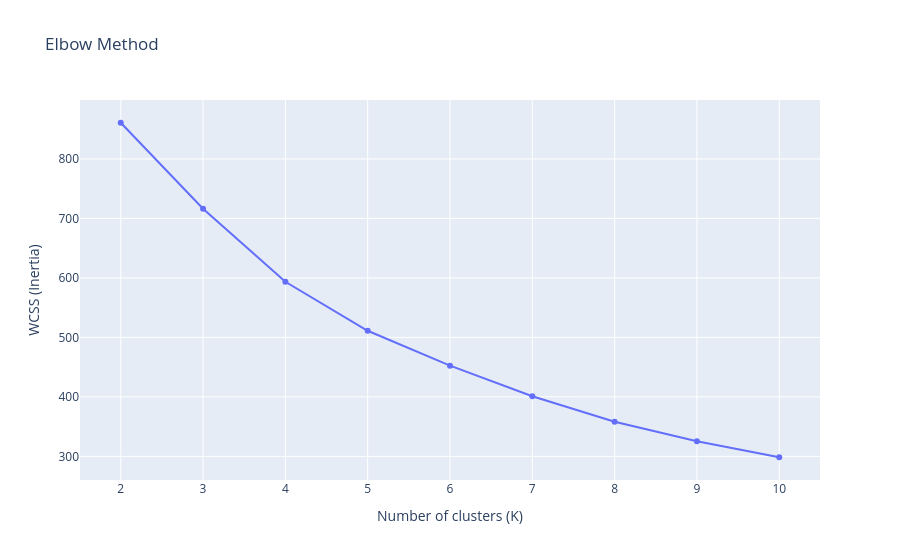

The code cell stored with this chart in its notebook:
### Code cell
from sklearn.cluster import KMeans

wcss = []
K_range = range(2, 11)

for k in K_range:
    km = KMeans(n_clusters=k, init='k-means++', n_init=10, random_state=42)
    km.fit(X_pca)
    wcss.append(km.inertia_)   # inertia_ IS the WCSS

fig = px.line(
    x=list(K_range), y=wcss, markers=True,
    labels={'x': 'Number of clusters (K)', 'y': 'WCSS (Inertia)'},
    title='Elbow Method'
)
fig.show()

### Figure 1 — Plotly figure (JSON) as saved in the notebook; plotly's stock layout.template omitted (floating-point values rounded to 4 significant figures)
{"data": [{"hovertemplate": "Number of clusters (K)=%{x}<br>WCSS (Inertia)=%{y}<extra></extra>", "legendgroup": "", "line": {"color": "#636efa", "dash": "solid"}, "marker": {"symbol": "circle"}, "mode": "lines+markers", "name": "", "orientation": "v", "showlegend": false, "type": "scatter", "x": [2, 3, 4, 5, 6, 7, 8, 9, 10], "xaxis": "x", "y": [860.8, 716.2, 593.5, 511.1, 452.4, 401.0, 358.3, 325.5, 298.5], "yaxis": "y"}], "layout": {"legend": {"tracegroupgap": 0}, "title": {"text": "Elbow Method"}, "xaxis": {"anchor": "y", "domain": [0, 1], "title": {"text": "Number of clusters (K)"}}, "yaxis": {"anchor": "x", "domain": [0, 1], "title": {"text": "WCSS (Inertia)"}}}}
